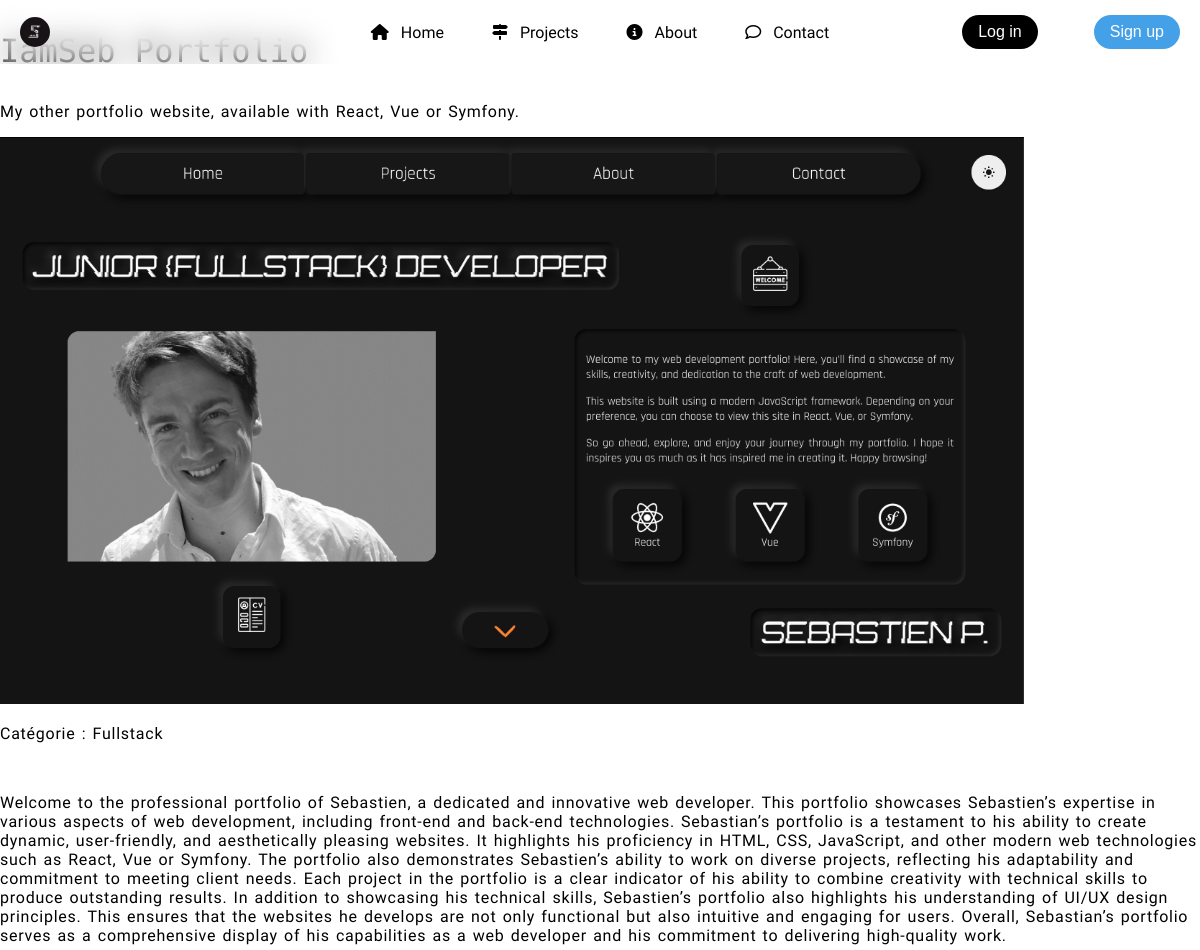
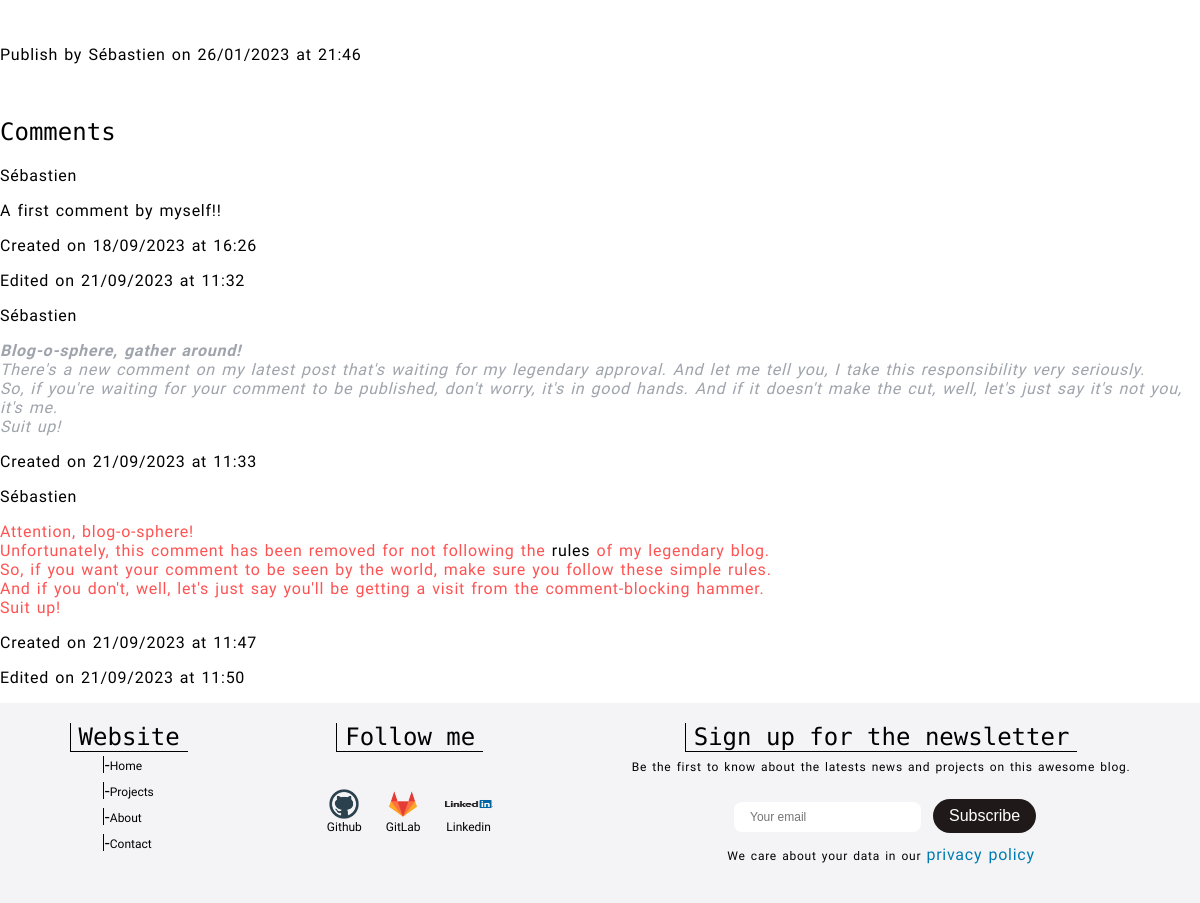
The app's page /index.php?page=post&action=get&option=view&id=25 with its own data (2 pictures, top to bottom).
### tables this page shows
CREATE TABLE `post` (
  `id` int(11) NOT NULL,
  `author_id` int(11) NOT NULL,
  `category` varchar(50) NOT NULL,
  `title` varchar(255) NOT NULL,
  `description` varchar(255) NOT NULL,
  `picture` varchar(255) NOT NULL DEFAULT 'https://picsum.photos/530/200?random=',
  `content` text NOT NULL,
  `keywords` varchar(255) NOT NULL,
  `site_link` varchar(255) NOT NULL,
  `github_link` varchar(255) NOT NULL,
  `created_at` timestamp NOT NULL DEFAULT CURRENT_TIMESTAMP,
  `updated_at` datetime DEFAULT NULL
);

CREATE TABLE `user` (
  `id` int(11) NOT NULL,
  `username` varchar(255) NOT NULL,
  `firstname` varchar(255) DEFAULT NULL,
  `lastname` varchar(255) DEFAULT NULL,
  `email` varchar(255) NOT NULL,
  `birthday` date DEFAULT NULL,
  `profile_picture` varchar(255) NOT NULL DEFAULT 'https://www.freeiconspng.com/uploads/no-image-icon-33.png',
  `created_at` datetime NOT NULL DEFAULT CURRENT_TIMESTAMP,
  `updated_at` varchar(255) DEFAULT NULL
);

CREATE TABLE `comment` (
  `id` int(11) NOT NULL,
  `post_id` int(11) NOT NULL,
  `user_id` int(11) NOT NULL,
  `content` text NOT NULL,
  `created_at` timestamp NOT NULL DEFAULT CURRENT_TIMESTAMP,
  `updated_at` timestamp NULL DEFAULT NULL ON UPDATE CURRENT_TIMESTAMP,
  `validation_status` varchar(12) NOT NULL DEFAULT 'pending'
);

### src/controllers/constructor/ModelConstructor.php (called while the page is built, shortened)
<?php
abstract class ModelConstructorController
{
	protected function buildModelMethod($page, $action = null, $option = null, $id = null)
	{
		switch ($page) {
			case 'post':
				switch ($action) {
					case 'get':
						$modelPost = ucfirst($page);
						$methodPost = $action . ucfirst($page);
						$this->datas = $modelPost::$methodPost($id);
						$modelComments = 'Comment';
						$methodComments = 'getComments';
						$this->datas->comments = $modelComments::$methodComments($id);
						return $this->datas;
						break;
				}
				break;
		}
	}
}

### src/controllers/constructor/ControllerConstructor.php (called while the page is built, shortened)
<?php
require_once './src/controllers/constructor/ModelConstructor.php';
require_once './src/model/post.php';
require_once './src/model/comment.php';
class ControllerConstructor extends ModelConstructorController
{
	private $datas;
	private $title = 'My Awesome Blog !! - ';
	private $templatePath;
	private function setTitleAndTemplatePath($titleAppendix, $templatePathAppendix)
	{
		$this->title .= $titleAppendix;
		$this->templatePath = $templatePathAppendix;
	}
	public function buildControllerMethod($page, $action = null, $option = null, $id = null)
	{
		if (empty($this->datas)) {
			$this->datas = parent::buildModelMethod($page, $action, $option, $id);
		}
		$this->view = new View($this->templatePath, $this->title);
		$this->view->render(['title' => $this->title, 'page' => $page, 'datas' => $this->datas, 'filter' => $option]);
	}
}

### index.php (called while the page is built, shortened)
<?php
$router = new Router();
$router->routerRequest();

### src/model/post.php (called while the page is built, shortened)
<?php
require_once "./src/model/dbConnect.php";
class Post extends dbConnect
{
	public function __construct(
		$id = null,
		$author_id = null,
		$author_username = null,
		$category = null,
		$picture = null,
		$title = null,
		$description = null,
		$content = null,
		$keywords = null,
		$siteLink = null,
		$githubLink = null,
		$created_at = null,
		$comments = null,
		$updated_at = null
	) {
		$this->author_username = $author_username;
		$this->category = $category;
		$this->picture = $picture;
		$this->title = $title;
		$this->description = $description;
		$this->content = $content;
		$this->created_at = $created_at;
	}
	public static function getPost($id)
	{
		$sql = parent::executeRequest("SELECT * FROM post WHERE id = ?", array($id));
		if ($sql->rowCount() > 0) {
			$post = $sql->fetch(PDO::FETCH_ASSOC);
			$author = User::getUser($post['author_id']);
			$post['created_at'] = Tools::formatDate($post['created_at']);
			if ($post['updated_at'] !== null) {
				$post['updated_at'] = Tools::formatDate($post['updated_at']);
			} else {
				$post['updated_at'] = null;
			};
			return new Post($post['id'], $author->id, $author->username, $post['category'], $post['picture'], $post['title'], $post['description'], $post['content'], $post['keywords'], $post['site_link'], $post['github_link'], $post['created_at'], $post['updated_at']);
		} else {
			throw new Exception("No article found for the id '$id'", 400);
		}
	}
}

### src/model/dbConnect.php (called while the page is built, shortened)
<?php
abstract class DbConnect
{
	private static $db;
	protected static function executeRequest($sql, $params = null)
	{
		if ($params === null) {
			$result = self::getDb()->query($sql);
		} else {
			$result = self::getDb()->prepare($sql);
			$result->execute($params);
		}
		return $result;
	}
	private static function getDb()
	{
		if (self::$db === null) {
			$host = DB_HOST;
			$port = DB_PORT;
			$db = DB_NAME;
			$user = DB_USER;
			$password = DB_PASSWORD;
			self::$db = new PDO(
				'mysql:host=' . $host . ';dbname=' . $db . ';port=' . $port . ';charset=utf8',
				$user,
				$password,
				array(PDO::ATTR_ERRMODE => PDO::ERRMODE_EXCEPTION)
			);
		}
		return self::$db;
	}
}

### src/model/user.php (called while the page is built, shortened)
<?php
require_once './src/model/dbConnect.php';
class User extends dbConnect
{
	public static function getUser(int $id)
	{
		$sql = parent::executeRequest("SELECT * FROM user WHERE id = ?", array($id));
		$user = $sql->fetch();
		return new User($user['id'], $user['username'], $user['firstname'], $user['lastname'], $user['email'], '', Tools::formatDateForBirthday($user['birthday']), $user['profile_picture'], $user['created_at'], $user['updated_at']);
	}
}

### templates/comment/comment.php (the view, shortened to what this page needs)
<section class="comments__container">
	<h2>Comments</h2>
	<?php foreach ($datas->comments as $comment) : ?>
		<?php if (isset($_REQUEST['comment_id']) && $comment->id == $_REQUEST['comment_id']) : ?>
			<div id="<?= $comment->id ?>" class="comment__container">
				<div class="comment__infos">
					<p class="comment__author"><?= $comment->author_username ?></p>
					<?php if (isset($_SESSION['logged_user']) && $_SESSION['privileges']['privilege'] === 'admin') : ?>
						<p class="<?php
									if ($comment->validation_status === 'published') : ?>comment__status--true
							<?php elseif ($comment->validation_status === 'unpublished') : ?>comment__status--false
							<?php elseif ($comment->validation_status === 'pending') : ?>comment__status--pending
							<?php endif;
							?>"><b>Status : </b><em><?= $comment->validation_status ?></em></p>
						<p class="comment__content"><?= $comment->content ?></p>
					<?php elseif ($comment->validation_status === 'published') : ?>
						<p class="comment_content"><?= $comment->content ?></p>
					<?php elseif ($comment->validation_status === 'unpublished' || $comment->validation_status === 'pending') : ?>
						<p class="comment_content"><?= $comment->content_status ?></p>
					<?php endif; ?>
				</div>
				<p class="comment__date">Created on <?= $comment->created_at ?></p>
				<?php if ($comment->updated_at !== null) : ?>
					<p class="comment__date">Edited on <?= $comment->updated_at ?></p>
				<?php endif; ?>
				<?php if (isset($_SESSION['logged_user']) && $_SESSION['user_id'] == $comment->user_id && $comment->validation_status === 'published' && $comment->id == $_REQUEST['comment_id']) : ?>
					<form action="index.php?page=post&action=update&option=comment&id=<?= $comment->id ?>&post_id=<?= $_GET['id'] ?>" method="post" class="edited__comment">
						<label for="comment" id="<?= $_REQUEST['comment_id'] ?>">Comment to Edit</label>
						<textarea cols="60" rows="7" type="text" class="comment__content" name="comment" id="comment"><?= $comment->content ?></textarea>
						<div class="validation__area">
							<input class="main__button" type="submit" value="Submit">
							<a href="index.php?page=post&action=get&option=view&id=<?=
																					$_GET['id'] ?>#<?= $_REQUEST['comment_id'] ?>" class="cancel__button">Cancel</a>
						</div>
					</form>
				<?php elseif (isset($_SESSION['logged_user']) && $_SESSION['user_id'] == $comment->user_id && $comment->validation_status === 'published' && $comment->id !== $_REQUEST['comment_id']) : ?>
					<p class="comment_content"><?= $comment->content ?></p>
				<?php endif; ?>
				<div class="border__bottom"></div>
			<?php else : ?>
				<div id="<?= $comment->id ?>" class="comment__validation">
					<div class="comment__container">
						<div class="comment__infos">
							<p class="comment__author"><?= $comment->author_username ?></p>
							<?php if (isset($_SESSION['logged_user']) && $_SESSION['privileges']['privilege'] === 'admin') : ?>
								<p class="<?php
											if ($comment->validation_status === 'published') : ?>comment__status--true
					<?php elseif ($comment->validation_status === 'unpublished') : ?>comment__status--false
					<?php elseif ($comment->validation_status === 'pending') : ?>comment__status--pending
					<?php endif;
					?>"><b>Status : </b><em><?= $comment->validation_status ?></em></p>
								<p class="comment__content"><?= $comment->content ?></p>
							<?php elseif ($comment->validation_status === 'published') : ?>
								<p class="comment_content"><?= $comment->content ?></p>
							<?php elseif ($comment->validation_status === 'unpublished' || $comment->validation_status === 'pending') : ?>
								<p class="comment_content"><?= $comment->content_status ?></p>
							<?php endif; ?>
						</div>
						<p class="comment__date">Created on <?= $comment->created_at ?></p>
						<?php if ($comment->updated_at !== null) : ?>
							<p class="comment__date">Edited on <?= $comment->updated_at ?></p>
						<?php endif; ?>
					</div>
				</div>
			<?php endif ?>
		<?php endforeach; ?>
</section>

### src/model/comment.php (shortened to what this page needs)
<?php
require_once "./src/model/dbConnect.php";
class Comment extends dbConnect
{
	public function __construct($id = null, $post_id = null, $user_id = null, $author_username = null, $content = null, $content_status = null, $created_at = null, $updated_at = null, $validation_status = null)
	{
		$this->id = $id;
		$this->content = $content;
		$this->validation_status = $validation_status;
	}
	public static function getComments($post_id)
	{
		$comments = array();
		$sql = parent::executeRequest("SELECT * FROM comment WHERE post_id = ? ORDER BY created_at ASC", array($post_id));
		while ($comment = $sql->fetch(PDO::FETCH_ASSOC)) {
			$comments[] = new Comment($comment['id'], $comment['post_id'], $comment['user_id'], '', $comment['content'], '', $comment['created_at'], $comment['updated_at'], $comment['validation_status']);
		}
		foreach ($comments as $comment) {
			$author = User::getUser($comment->user_id);
			$comment->author_username = $author->username;
			$comment->created_at = Tools::formatDate($comment->created_at);
			if ($comment->updated_at !== null) {
				$comment->updated_at = Tools::formatDate($comment->updated_at);
			}
			if ($comment->validation_status === 'unpublished') {
				$comment->content_status = '<font color="#ff5353">
					Attention, blog-o-sphere!<br>
					Unfortunately, this comment has been removed for not following the <a href="index.php?page=rules">rules</a> of my legendary blog.<br>
					So, if you want your comment to be seen by the world, make sure you follow these simple rules.<br>
					And if you don\'t, well, let\'s just say you\'ll be getting a visit from the comment-blocking hammer.<br>
					Suit up!</font>';
			} elseif ($comment->validation_status === 'pending') {
				$comment->content_status = '<font color="#9fa4ac">
					<em><b>Blog-o-sphere, gather around!</b><br>
					There\'s a new comment on my latest post that\'s waiting for my legendary approval. And let me tell you, I take this responsibility very seriously.<br>
					So, if you\'re waiting for your comment to be published, don\'t worry, it\'s in good hands. And if it doesn\'t make the cut, well, let\'s just say it\'s not you, it\'s me.<br>
					Suit up!</em></font>
					';
			}
		}
		return $comments;
	}
}

### templates/post/postView.php (shortened to what this page needs)
<section class="post__detail__container">
	<article>
		<h1 class="post__title"><?= $datas->title ?></h1>
		<p class="description"><?= $datas->description ?></p>
		<img src="<?= $datas->picture ?>" alt="#">
		<br>
		<p>Catégorie : <span class="post__category"><?= $datas->category ?></span></p>
		<br>
		<p class="post__content"><?= $datas->content ?></p>
		<br>
		<p class="post__dates">Publish by <span class="post__author"><?= $datas->author_username ?></span> on
			<?= $datas->created_at ?></p>
		<br>
	</article>
</section>
<?php require_once './templates/comment/comment.php'; ?>

### records on screen
post: title "IamSeb Portfolio", description "My other portfolio website, available with React, Vue or Symfony.", picture (picture), category "Fullstack", content "Welcome to the professional portfolio of Sebastien, a dedicated and innovative web developer. This portfolio showcases Sebastien’s expertise in various aspects of web development, including front-end and back-end technologies. Sebastian’s portfolio is a testament to his ability to create dynamic, user-friendly, and aesthetically pleasing websites. It highlights his proficiency in HTML, CSS, JavaScript, and other modern web technologies such as React, Vue or Symfony. The portfolio also demonstrates Sebastien’s ability to work on diverse projects, reflecting his adaptability and commitment to meeting client needs. Each project in the portfolio is a clear indicator of his ability to combine…"
user: username "Sébastien"
comment: user.username "Sébastien", content "A first comment by myself!!", created_at "18/09/2023 at 16:26", updated_at "21/09/2023 at 11:32"
comment: user.username "Sébastien", created_at "21/09/2023 at 11:33"
comment: user.username "Sébastien", created_at "21/09/2023 at 11:47", updated_at "21/09/2023 at 11:50"

### other values on screen
$datas->created_at "26/01/2023 at 21:46"
